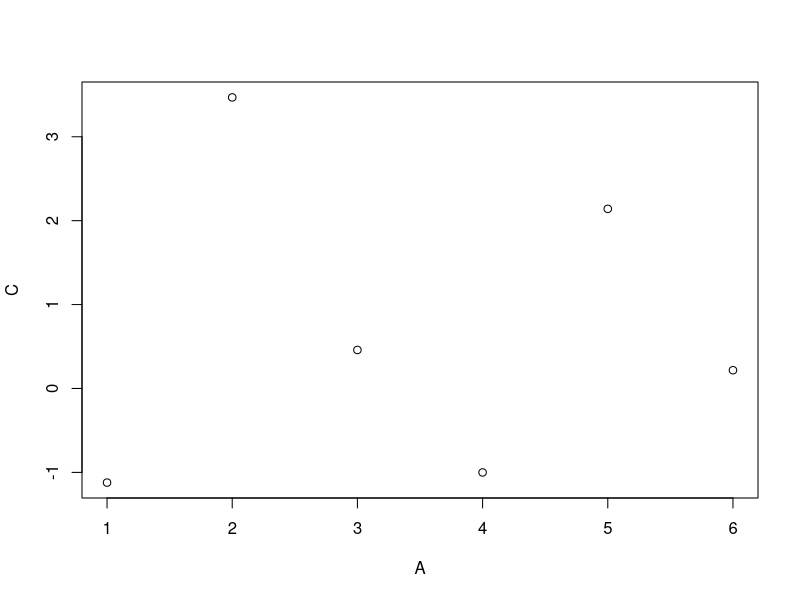
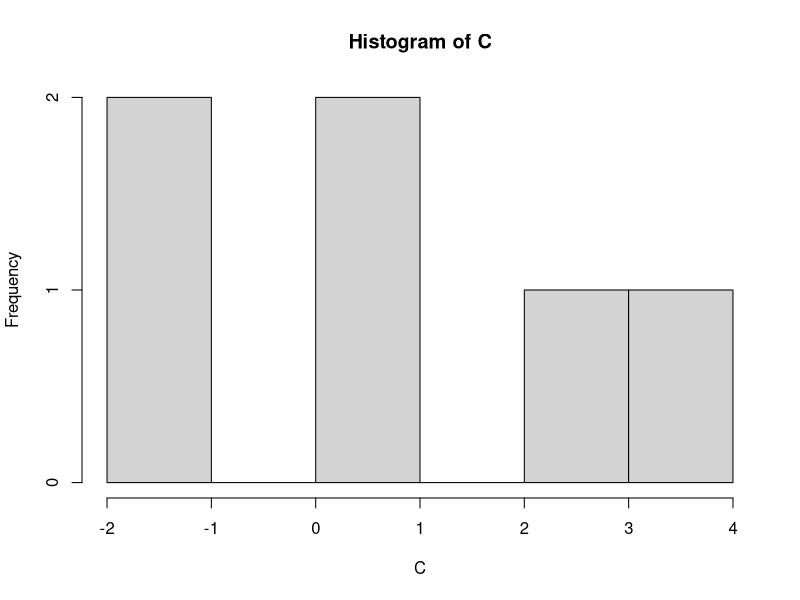

Reproduce these figures in R, in order.
# data analysis with data.table 
# -----------------------------
library(data.table)
# 3 features:
# - goals of DT: 1) reduce programming time & 2) reduce compute time
# - general form: DT[i, j, by] -> in SQL: DT[where, select, groupby]
# - data.table is a data.frame too (DT looks to see where it's called from & redirects to a DF for those packages thhat don't know DT)!

# --- 1 data.table novice
# -----------------------
mtcarsDT<- data.table(mtcars)
mtcarsDT[mpg>20, 
         .(AvgHP=mean(hp), "MinWT(kg)"=min(wt*453.6)), 
         by=.(cyl, under5gears=gear<5) ]

# general form:
DT<- data.table(A=1:6, B=c("a","b","c"), C=rnorm(6), D=TRUE)

# i argument
# ---
# select rows by number in i..
DT[3:5,]
# ..or:
DT[3:5]
# selecting same row twice..
DT[c(2,2,3)]
# select 2nd to last row..
DT[2:.N]

# j argument
# ---
# select columns..
DT[,.(B, C)]
# computing on columns..
DT[,.(total=sum(A), avg=mean(C))]
# recycling in j (similar to mutate)..
DT[,.(B, C=sum(C))]
DT[,.(B,val=A*C)]
# throw anything in j..
DT[,plot(A,C)]
DT[, {
  print(A)
  hist(C)
  NULL
}]
# return a column as vector..
DT[,B]

# by argument
# ---
# doing j by group..
DT[, .(x1=sum(C), x2=mean(C)), by=.(B)]
# function calls in by..
DT[, .(x1=sum(C)), by=.(Grp=A%%2)]
# grouping only by subset..
DT[2:4, sum(C), by=A%%2]
# remember: no need to use .() if only 1 argument in i & j!

# some more basics..
# ---
irisDT<- data.table(iris)
# for each Species, compute mean of Sepal.Length..
irisDT[, mean(Sepal.Length), by=Species]
# compute mean Sepal.Length, grouping by first letter of Species..
irisDT[, mean(Sepal.Length), by=substr(Species,1,1)]
# group the specimens by Sepal area (to the nearest 10 cm2) and count how many occur in each group..
irisDT[, .N, by = 10 * round(Sepal.Length * Sepal.Width / 10)]
# name the output columns `Area` and `Count`..
irisDT[, .(Count=.N), by = .(Area=10 * round(Sepal.Length * Sepal.Width / 10))]
# return multiple numbers in j..
DT<- data.table(A = rep(letters[2:1], each = 4L), 
                B = rep(1:4, each = 2L), 
                C = sample(8))
# new data.table DT2
DT2<- DT[,.(C=cumsum(C)),by=.(A, B)]
# last two values from C while you group by A..
DT2[,.(C=tail(C,2)),by=A]


# --- 2 data.table yeoman
# -----------------------
DT<- data.table(A=c("c","b","a","c","b","a"), B=as.integer(1:6))

# chaining operations together..
# ---
# normal..
ans<- DT[, sum(B), by=A]
ans[order(A)]
# chaining..
ans<- DT[, sum(B), by=A][order(A)]

# basics of chaining
# ---
DT <- data.table(A = rep(letters[2:1], each = 4L), 
                 B = rep(1:4, each = 2L), 
                 C = sample(8))

# combine the 2 steps in a one-liner:
# long version..
DT2<- DT[,.(C=cumsum(C)),by=.(A, B)]
DT2[,.(C=tail(C,2)),by=A]
# chaned version..
DT2<- DT[, .(C = cumsum(C)), by = .(A, B)][, .(C = tail(C, 2)), by = A]
# chains on calculations..
irisDT[, .(Sepal.Length = median(Sepal.Length), 
       Sepal.Width = median(Sepal.Width), 
       Petal.Length = median(Petal.Length),
       Petal.Width = median(Petal.Width)), 
       by = Species][order(-Species)]
# quite tedious if 100 columns.. how to compute this for all columns? -> .SD
# .SD: refers to the subset of data for each unique value of by argument
irisDT[, lapply(.SD, median), by=Species]

# .SDcols: allows you to apply a function to all rows of a data.table, but only to some of the columns..
DT<- data.table(grp=c(6,6,8,8,8),Q1=c(5,5,2,4,5),Q2=c(2,2,5,2,3),Q3=c(2,2,4,2,5),H1=c(5,5,3,2,4),H2=c(4,3,4,4,4))
# basic..
DT[, lapply(.SD, sum), .SDcols=2:4]
DT[, lapply(.SD, sum), .SDcols=paste0(c("H1","H2"))]
# select all but the 1. row of groups 1 and 2, returning only the grp column and the Q columns..
DT[,.SD[-1], .SDcols=paste0(c("Q1","Q2","Q3")), by=grp]

# mixing all functionalities..
DT<- data.table(x=c(2,1,2,1,2,2,1), y=c(1,3,5,7,9,11,13), z=c(2,4,6,8,10,12,14))
# sum of all columns x, y and z and the # rows in each group while grouping by x..
DT[,lapply(.SD,sum),.SDcols=paste0(c("x","y","z")),by=x]
# cumulative sum of column x and y while grouping by x and z > 8..
DT[,lapply(.SD,cumsum),.SDcols=paste0(c("x","y")),by=.(by1=x, by2=z>8)]

# add/update columns in j
# ---
DT<- data.table(x=c(1,1,1,2,2), y=c(6,7,8,9,10))

# 2 columns..
DT[, c("x","z") := .(rev(x), 10:6)]
# 1 column..
DT[, x:=rev(x)]
# remove columns by reference..
DT[,c("y","z"):=NULL] # or if just removing 1 column: DT[,y:=NULL]
# remove columns whose names are stored in a variable..
DT<- data.table(x=c(1,1,1,2,2), y=c(6,7,8,9,10))
DT[, c("x","z") := .(rev(x), 10:6)]
rm.clm<- c("y","z")
DT[,(rm.clm):=NULL]
# alternatively, generate column-names to delete on the fly: DT[,paste0("colNamePrefix", 1:4):=NULL]
# functional := (values alongside column-names, easier to read)..
DT[,`:=`(y=6:10, z=1)]
# update for a subset by group..
DT<- data.table(x=c(2,2,1,1,1), y=c(6,7,8,9,10), z=as.numeric(rep(NA,5)))
DT[2:4, z :=sum(y), by=x]
# adding, updating & removing columns
DT<- data.table(A = letters[c(1, 1, 1, 2, 2)], B = 1:5)
# add column by reference..
DT[,Total:=sum(B),by=A]
# add 1 to column B, but only for rows 2,4..
DT[c(2,4),B:=B+1L]
# add a new column Total2, sum(B) grouped by A over rows 2,3,4..
DT[c(2,3,4),Total2:=sum(B),by=A]
# remove Total column..
DT[,Total:=NULL]
# select the third column..
DT[[3]]

# updating with functional form..
DT<- data.table(A = c(1, 1, 1, 2, 2), B = 1:5)
# update B, add C & D..
DT[,`:=`(B=B+1, C=A+B, D=2)]
# delete my_cols..
my_cols<- c("B", "C")
DT[,(my_cols):=NULL]
# delete column 2 by number..
DT[,2:=NULL]

# using set..
# ---
# if you want to repeatedly update DT by reference, use set instead of for-loop
# set can't be used for grouping operations!
# for-loop: for (i in 1:5) DT[i, z:=i+1]
DT<- data.table(x=c(1,2,3,4,5), y=c(1,8,1,1,1), z=c(2,5,4,2,3))
for (i in 1:5) set(DT, i, 3L, i+1) # update 3rd column
# renaming..
setnames(DT, "y", "y2")
# reordering DT-columns..
setcolorder(DT, c("y2","x","z"))

# another example..
DT<- data.table(A=c(2,2,3,5,2,5,5,4,4,1),B=c(2,1,4,2,4,3,4,5,2,4),C=c(5,2,4,1,2,2,1,2,5,2),D=c(3,3,3,1,5,4,4,1,4,3))
# loop through columns 2, 3, 4 - for each one, select 3 rows at random and set the value of that column to NA..
for (i in c(2,3,4)) set(DT, sample(1:10,3,replace=FALSE), i, NA)
setnames(DT,colnames(DT),tolower(colnames(DT)))


# --- 3 data.table expert
# -----------------------
# analysing indexing functionality
DT<- data.table(A=c("c","b","a","c","b","a"),B=c(1,2,3,4,5,6))

# filtering..
# ---
DT[A=="a"]
DT[A %in% c("a","c")]
# what's happening? conceptually: 1. w<- DT[,A=="a"], 2. DT[w]
# .. data.table automatically creates an index on A the 1st time you use column A - so the 2nd time is much faster!

# changing/deleting column-names dynamically.
setnames(irisDT, gsub("^Sepal\\.", "", names(irisDT)))
irisDT[, grep("^Petal", names(irisDT)) := NULL]

# filtering..
irisDT[,is_large := Width*Length>25]
irisDT[is_large==TRUE] # or: irisDT[(is_large)]

# creating & using a key..
# ---
 # sorts DT by key & references by column..
setkey(DT, A)
# identify key's of DT..
key(DT)
# after setting key, you can look-up values in key-column:
DT["b"]
# using "mult"..
DT["b", mult="first"]
DT["b", mult="last"]
# nomatch..
DT[c("b","d")]
DT[c("b","d"), nomatch=0] # ..return only matching rows

# 2-column key:
DT<- data.table(A=c("c","b","a","c","b","a"),B=c(1,2,3,4,5,6),C=c(1,2,3,4,5,6))
setkey(DT, A, B)
DT[.("b",5)]
DT[.("b",6)]
DT[.("b")]
# select 1st & last row of the groups..
DT[c("b", "c"), .SD[c(1, .N)], by = .EACHI]
# print out the group before returning the 1st & last row from it (use curly brackets to include 2 separate instructions inside the j argument)..
DT[c("b", "c"), { print(.SD); .SD[c(1, .N)] }, by = .EACHI]


# rolling joins..
# ---
DT<- data.table(A=c("a","a","b","b","c","c"), B=c(2,6,1,5,3,4), C=c(6,3,2,5,4,1))
setkey(DT,A,B)
DT[.("b",4)] # -> no match!
# ..roll the prevailing observation forward:
DT[.("b",4), roll=TRUE]
# alternatively: nearest, +Inf, -Inf (always roll forward/backward)
DT[.("b",4), roll="nearest"]
DT[.("b",4), roll=+Inf]
DT[.("b",4), roll=-Inf]
# join to prevailing observation but only if prevailing observation falls within a certain window of data that you're joining from..
DT[.("b",4), roll=2]
DT[.("b",4), roll=-2]

# control ends..
DT[.("b",7:8), roll=TRUE]
DT[.("b",7:8), roll=TRUE, rollends=FALSE]






